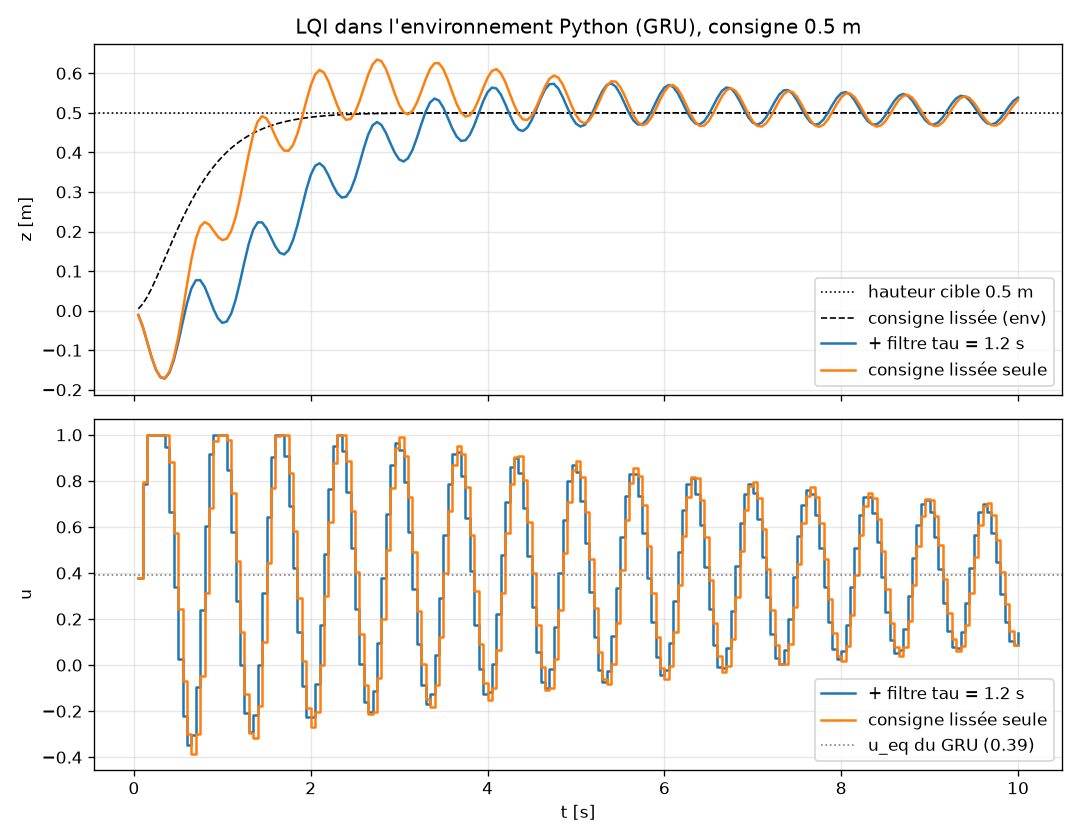

Python code for this plot:
"""
TESTS DE L'ENVIRONNEMENT z, étape 3d : le LQI double intégrateur (commande_LQ/gains_LQI.m) piloté dans l'environnement.
  1. consigne fixe 0,5 m, sans bruit, avec et sans le filtre de consigne propre au LQI (tau = 1,2 s de test_LQI_z.slx) ;
  2. et 3. 20 consignes aléatoires, sans puis avec bruit : rendement, RMSE, dépassement, erreur finale.
Sert de référence classique pour l'agent RL. Figure : tests/test_env_z_3d_lqi.png. Lancer : python python/tests/test_env_z_3d_lqi.py
"""
import sys
from pathlib import Path

import matplotlib.pyplot as plt
import numpy as np

sys.path.insert(0, str(Path(__file__).resolve().parents[1]))
import chemins  # noqa: E402,F401  (sous-dossiers de python/)
from env_z import DroneEnv, TS, N_STEPS, mission

# Gains de gains_LQI.m (déjà multipliés par 0.8), et paramètres de commande_LQ/test_LQI_z.slx
KP, KD, KI = 1.86, 0.88, 0.79
U0 = 0.38                       # compensation de la gravité
TAU = 1.2                       # filtre de consigne de commande_LQ/test_LQI_z.slx [s], appliqué EN PLUS de la consigne lissée de l'env
BRUIT = dict(sigma_z=0.005, sigma_vz=0.005, sigma_az=0.005)   # ~ g_noise = 0.1


class LQI:
    def __init__(self, tau=TAU):
        self.a_f = np.exp(-TS / tau) if tau else 0.0   # filtre du 1er ordre discrétisé exactement (0 : pas de filtre)

    def reset(self, m):
        self.integ = 0.0
        self.z_f = m["z"]                   # le filtre part de l'altitude de départ (comme Simulink, sortie initiale 0)

    def __call__(self, m):
        self.z_f = self.a_f * self.z_f + (1 - self.a_f) * m["z_ref"]   # consigne filtrée (sans filtre : z_f = z_ref)
        e = self.z_f - m["z"]                                           # erreur sur la consigne filtrée, avec la MESURE de z
        self.integ += e * TS                                            # Euler, comme le Discrete-Time Integrator
        u = U0 + KP * e - KD * m["vz"] + KI * self.integ                # -KD : le terme dérivé s'oppose à la vitesse
        return float(np.clip(u, -1.0, 1.0))


def vol(env, ctrl, seed):
    obs, info = env.reset(seed=seed)
    ctrl.reset(info["m"])
    total, z, u_log, truncated = 0.0, [], [], False
    while not truncated:
        u = ctrl(info["m"])
        obs, r, _, truncated, info = env.step(np.array([u]))
        total += r; z.append(env.z); u_log.append(u)
    return total, np.array(z), np.array(u_log), env.z_ref


def indicateurs(z, z_cible, z_debut=0.0):
    """RMSE par rapport à la consigne LISSÉE (celle de la récompense) et à l'échelon BRUT, dépassement, erreur finale."""
    z_lisse = np.array([mission(k * TS, z_cible) for k in range(1, len(z) + 1)])   # consigne au même instant que z
    rmse_lisse = np.sqrt(np.mean((z_lisse - z) ** 2))
    rmse_brut = np.sqrt(np.mean((z_cible - z) ** 2))
    sens = np.sign(z_cible - z_debut) or 1.0
    depassement = max(0.0, np.max(sens * (z - z_cible)))          # dépassement au-delà de la hauteur cible [m]
    return rmse_lisse, rmse_brut, depassement, z_cible - z[-1]


t = np.arange(1, N_STEPS + 1) * TS

# Test 1 : consigne fixe 0.5 m, sans bruit, avec et sans filtre de consigne
fig, (ax_z, ax_u) = plt.subplots(2, 1, figsize=(9, 7), sharex=True)
ax_z.axhline(0.5, color="k", ls=":", lw=1, label="hauteur cible 0.5 m")
ax_z.plot(t, [mission(x, 0.5) for x in t], "k--", lw=1, label="consigne lissée (env)")
print("Test 1 : consigne 0.5 m, sans bruit")
for tau in (TAU, None):
    total, z, u, z_ref = vol(DroneEnv(z_ref_fixe=0.5), LQI(tau), seed=0)
    rmse, rmse_b, dep, e_fin = indicateurs(z, z_ref)
    nom = f"+ filtre tau = {tau} s" if tau else "consigne lissée seule"
    print(f"   {nom:<22}: rendement {total:8.1f} | RMSE lissée {rmse:.3f} m (brute {rmse_b:.3f}) | z min {z.min():+.3f} m | "
          f"dépassement {dep:.3f} m | erreur finale {e_fin:+.4f} m | u final {u[-1]:.4f}")
    ax_z.plot(t, z, label=nom)
    ax_u.step(t, u, where="post", label=nom)
ax_z.set_ylabel("z [m]"); ax_z.legend(); ax_z.grid(alpha=.3)
ax_z.set_title("LQI dans l'environnement Python (GRU), consigne 0.5 m")
ax_u.axhline(0.39, color="gray", ls=":", lw=1, label="u_eq du GRU (0.39)")
ax_u.set_ylabel("u"); ax_u.set_xlabel("t [s]"); ax_u.legend(); ax_u.grid(alpha=.3)
fig.tight_layout()
fig.savefig(Path(__file__).resolve().parent / "test_env_z_3d_lqi.png", dpi=120)

# Tests 2 et 3 : 20 consignes aléatoires (graines 0..19), sans puis avec bruit, avec puis sans le filtre propre au LQI
print("\nTests 2 et 3 : 20 consignes aléatoires dans [-0.5, 1] m (moyennes)")
print(f"   {'filtre LQI':<12}{'bruit':<8}{'rendement':>11}{'RMSE lissée':>13}{'RMSE brute':>12}{'dépassement':>13}{'|erreur finale|':>17}")
for tau in (TAU, None):
    for nom_bruit, bruit in (("non", {}), ("oui", BRUIT)):
        res = []
        for seed in range(20):
            total, z, u, z_ref = vol(DroneEnv(**bruit), LQI(tau), seed)
            res.append((total, *indicateurs(z, z_ref)))
        res = np.array(res)
        print(f"   {str(tau) + ' s' if tau else 'aucun':<12}{nom_bruit:<8}{res[:, 0].mean():>11.1f}{res[:, 1].mean():>12.3f}m"
              f"{res[:, 2].mean():>11.3f}m{res[:, 3].mean():>12.3f}m{np.abs(res[:, 4]).mean():>15.4f}m")

plt.show()
